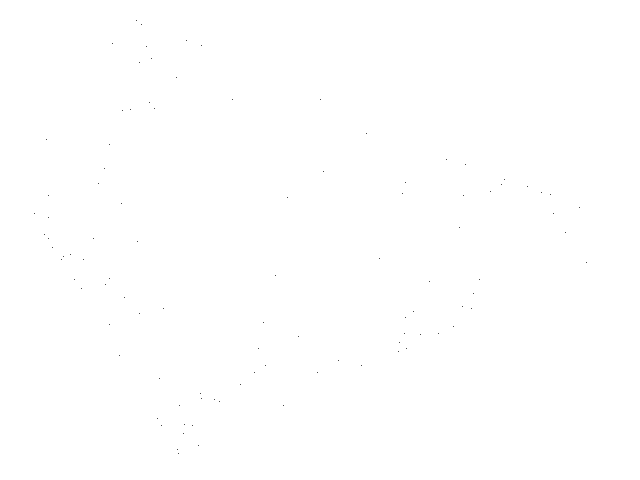
Frame 1 (no input)
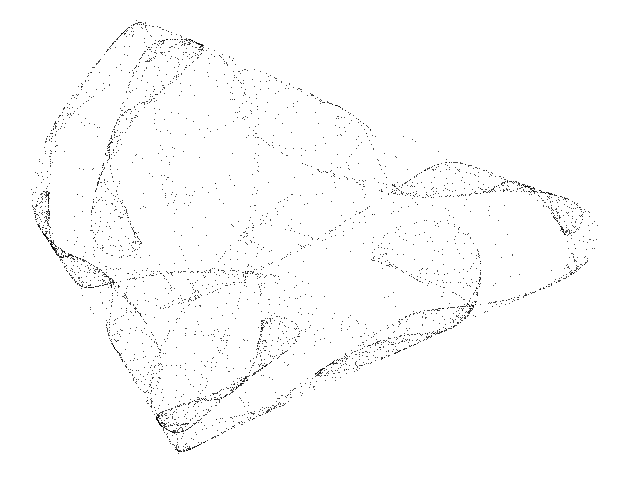
Frame 60 (the mouse pressed at the canvas centre just before this capture)
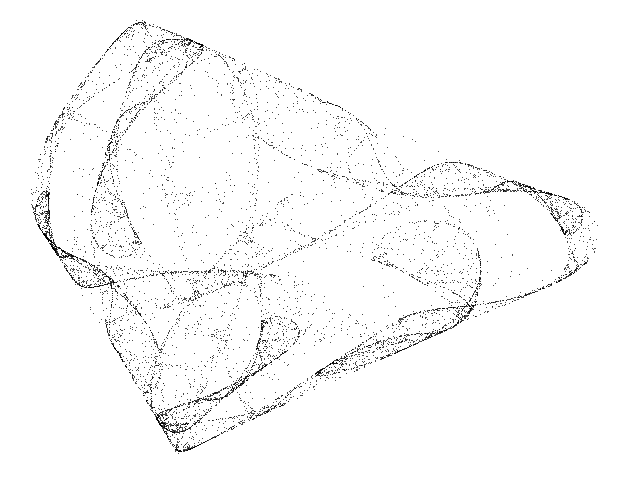
Frame 120 (the mouse held since frame 60 and released just before this capture)

The Processing sketch that drew these frames (run headless with seeded random() and noise(); from frame 60 on, the mouse is pressed at the canvas centre):

// Processing sketch: Jason_Rampe_B
// ── Jason_Rampe_B.pde
// Jason-rampe B chaotic map //

  float x = 0.1;
  float y = 0.1;
  float a = 0.8875;
  float b = 0.7821;
  float c = -2.3262;
  float d = 1.5379;


void setup() {
  
  size(640,480);
  background(255);
  
}


void draw() {
  
  for (int i=0; i<100; i++) {
    
    float nx = x;
    float ny = y;
    
    x = cos(ny * b) + c * cos(nx * b);
    y = cos(nx * a) + d * cos(ny * a);
    
    point(390 + (160 * x), 100 + (140 * y));   

}

}
